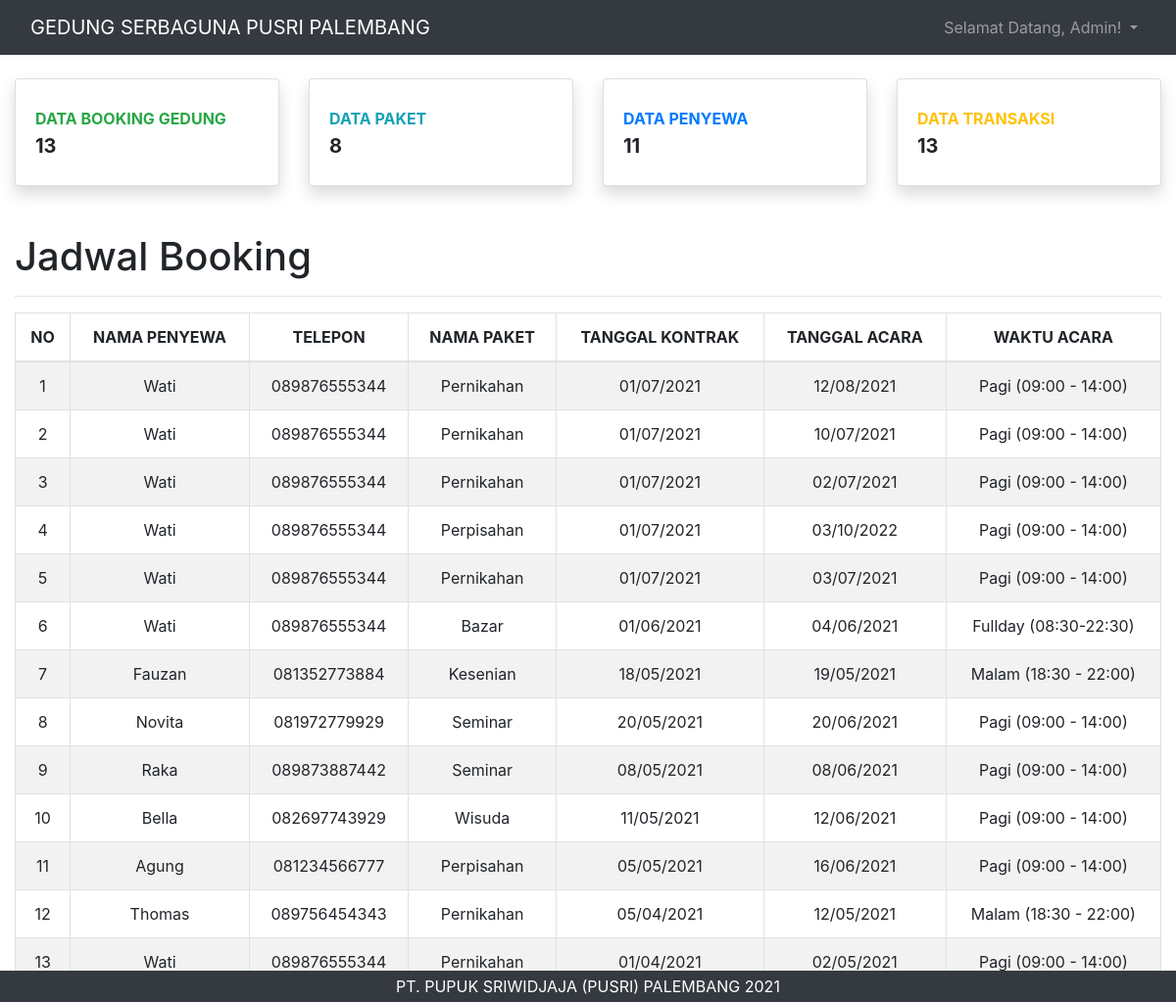
Page /index.php/admin/beranda on the committed database.
### tables this page shows
CREATE TABLE `dtpesan` (
  `idpesan` int(11) NOT NULL,
  `iduser` int(11) NOT NULL,
  `idpaket` int(11) NOT NULL,
  `namapaket` varchar(25) NOT NULL,
  `tglkontrak` date NOT NULL,
  `tglacara` date DEFAULT NULL,
  `jadwal` varchar(25) NOT NULL,
  `buktibayar` varchar(25) NOT NULL,
  `statusbayar` int(1) NOT NULL,
  `statuspesan` int(1) NOT NULL,
  `status` int(1) NOT NULL
);

CREATE TABLE `dtuser` (
  `iduser` int(11) NOT NULL,
  `nama` varchar(25) NOT NULL,
  `nohp` varchar(12) NOT NULL,
  `alamat` varchar(25) NOT NULL,
  `noktp` varchar(25) NOT NULL,
  `username` varchar(25) NOT NULL,
  `password` varchar(25) NOT NULL,
  `role_id` varchar(1) NOT NULL
);

CREATE TABLE `dtpaket` (
  `idpaket` int(11) NOT NULL,
  `namapaket` varchar(25) NOT NULL,
  `jadwal` varchar(25) NOT NULL,
  `harga` varchar(25) NOT NULL,
  `dp` varchar(25) NOT NULL
);

### application/controllers/admin/Beranda.php (called while the page is built)
<?php
class Beranda extends CI_Controller
{
    public function index()
    {
        $paket = $this->db->query("SELECT * FROM dtpaket");
        $data['paket'] = $paket->num_rows();
        $sewa = $this->db->query("SELECT * FROM dtpesan");
        $data['sewa'] = $sewa->num_rows();
        $bayar = $this->db->query("SELECT * FROM dtpesan");
        $data['bayar'] = $bayar->num_rows();
        $user = $this->db->query("SELECT * FROM dtuser");
        $data['user'] = $user->num_rows();
        $data['pesan'] = $this->db->query("SELECT * FROM dtpesan ps, dtpaket pkt, dtuser cs WHERE ps.idpaket=pkt.idpaket AND ps.iduser=cs.iduser ORDER BY idpesan DESC")->result();
        $this->load->view('templates_admin/header2');
        $this->load->view('admin/beranda', $data);
        $this->load->view('templates_admin/footer2');
    }
}

### index.php (called while the page is built, shortened)
<?php
require_once BASEPATH.'core/CodeIgniter.php';

### application/views/admin/beranda.php (the view, shortened to what this page needs)
<body>
    <nav class="navbar fixed-top navbar-expand-lg navbar-dark bg-dark fixed-top">
        <div class="container-fluid">
            <a class="navbar-brand">GEDUNG SERBAGUNA PUSRI PALEMBANG</a>
            <div class="collapse navbar-collapse" id="navbarResponsive">
                <ul class="navbar-nav ml-auto">
                    <li class="nav-item dropdown">
                        <a class="nav-link dropdown-toggle" href="#" id="navbarDropdownPages" data-toggle="dropdown" aria-haspopup="true" aria-expanded="false">
                            Selamat Datang, Admin!
                        </a>
                    </li>
                </ul>
            </div>
        </div>
    </nav>
    <div class="container-fluid">
        <div class="row mt-4 mb-3">
            <div class="col-xl-3 col-md-6 mb-4">
                <div class="card shadow h-100 py-2">
                    <div class="card-body">
                        <div class="row no-gutters align-items-center">
                            <div class="col mr-2">
                                <div class="text-xs font-weight-bold text-success text-uppercase mb-1">
                                    Data Booking Gedung</div>
                                <div class="h5 mb-0 font-weight-bold text-gray-800"><?php echo $sewa ?></div>
                            </div>
                        </div>
                    </div>
                </div>
            </div>
            <div class="col-xl-3 col-md-6 mb-4">
                <div class="card shadow h-100 py-2">
                    <div class="card-body">
                        <div class="row no-gutters align-items-center">
                            <div class="col mr-2">
                                <div class="text-xs font-weight-bold text-info text-uppercase mb-1">
                                    Data Paket</div>
                                <div class="h5 mb-0 font-weight-bold text-gray-800"><?php echo $paket ?></div>
                            </div>
                        </div>
                    </div>
                </div>
            </div>
            <div class="col-xl-3 col-md-6 mb-4">
                <div class="card shadow h-100 py-2">
                    <div class="card-body">
                        <div class="row no-gutters align-items-center">
                            <div class="col mr-2">
                                <div class="text-xs font-weight-bold text-primary text-uppercase mb-1">Data Penyewa
                                </div>
                                <div class="row no-gutters align-items-center">
                                    <div class="col-auto">
                                        <div class="h5 mb-0 mr-3 font-weight-bold text-gray-800"><?php echo $user ?></div>
                                    </div>
                                </div>
                            </div>
                        </div>
                    </div>
                </div>
            </div>
            <div class="col-xl-3 col-md-6 mb-4">
                <div class="card shadow h-100 py-2">
                    <div class="card-body">
                        <div class="row no-gutters align-items-center">
                            <div class="col mr-2">
                                <div class="text-xs font-weight-bold text-warning text-uppercase mb-1">
                                    Data Transaksi</div>
                                <div class="h5 mb-0 font-weight-bold text-gray-800"><?php echo $bayar ?></div>
                            </div>
                        </div>
                    </div>
                </div>
            </div>
        </div>
        <h1 class="mt-4 mb-3">Jadwal Booking</h1>
        <hr>
        <div class="table-responsive">
            <table class="table table-hover table-striped table-bordered" width="100%" cellspacing="0">
                <thead>
                    <tr>
                        <th class="text-center">NO</th>
                        <th class="text-center">NAMA PENYEWA</th>
                        <th class="text-center">TELEPON</th>
                        <th class="text-center">NAMA PAKET</th>
                        <th class="text-center">TANGGAL KONTRAK</th>
                        <th class="text-center">TANGGAL ACARA</th>
                        <th class="text-center">WAKTU ACARA</th>
                    </tr>
                </thead>
                <tbody>
                    <?php $no = 1;
                    foreach ($pesan as $ps) : ?>
                        <tr>
                            <td class="text-center"><?php echo $no++ ?></td>
                            <td class="text-center"><?php echo $ps->nama ?></td>
                            <td class="text-center"><?php echo $ps->nohp ?></td>
                            <td class="text-center"><?php echo $ps->namapaket ?></td>
                            <td class="text-center"><?php echo date('d/m/Y', strtotime($ps->tglkontrak)) ?></td>
                            <td class="text-center"><?php echo date('d/m/Y', strtotime($ps->tglacara)) ?></td>
                            <td class="text-center"><?php echo $ps->jadwal ?></td>
                        </tr>
                    <?php endforeach; ?>
                </tbody>
            </table>
        </div>
    </div>

### application/views/templates_admin/header2.php (shortened to what this page needs)
<!DOCTYPE html>
<html lang="en">
<head>
    <link href="<?php echo base_url('assets/assets_bisnis/') ?>vendor/bootstrap/css/bootstrap.min.css" rel="stylesheet">
    <link href="<?php echo base_url('assets/assets_bisnis/') ?>css/modern-business.css" rel="stylesheet">
</head>

### application/views/templates_admin/footer2.php (shortened to what this page needs)
<footer class="py-1 bg-dark fixed-bottom">
    <div class="container">
        <p class="m-0 text-center text-white">PT. PUPUK SRIWIDJAJA (PUSRI) PALEMBANG 2021</p>
    </div>
</footer>
</body>
</html>

### assets/assets_bisnis/css/modern-business.css (style rules this page uses)
body { padding-top: 56px; }

### rows in the picture
dtpesan: iduser.nama "Wati", iduser.nohp "089876555344", idpaket.namapaket "Pernikahan", tglkontrak "01/07/2021", tglacara "12/08/2021", idpaket.jadwal "Pagi (09:00 - 14:00)"
dtpesan: iduser.nama "Wati", iduser.nohp "089876555344", idpaket.namapaket "Pernikahan", tglkontrak "01/07/2021", tglacara "10/07/2021", idpaket.jadwal "Pagi (09:00 - 14:00)"
dtpesan: iduser.nama "Wati", iduser.nohp "089876555344", idpaket.namapaket "Pernikahan", tglkontrak "01/07/2021", tglacara "02/07/2021", idpaket.jadwal "Pagi (09:00 - 14:00)"
dtpesan: iduser.nama "Wati", iduser.nohp "089876555344", idpaket.namapaket "Perpisahan", tglkontrak "01/07/2021", tglacara "03/10/2022", idpaket.jadwal "Pagi (09:00 - 14:00)"
dtpesan: iduser.nama "Wati", iduser.nohp "089876555344", idpaket.namapaket "Pernikahan", tglkontrak "01/07/2021", tglacara "03/07/2021", idpaket.jadwal "Pagi (09:00 - 14:00)"
dtpesan: iduser.nama "Wati", iduser.nohp "089876555344", idpaket.namapaket "Bazar", tglkontrak "01/06/2021", tglacara "04/06/2021", idpaket.jadwal "Fullday (08:30-22:30)"
dtpesan: iduser.nama "Fauzan", iduser.nohp "081352773884", idpaket.namapaket "Kesenian", tglkontrak "18/05/2021", tglacara "19/05/2021", idpaket.jadwal "Malam (18:30 - 22:00)"
dtpesan: iduser.nama "Novita", iduser.nohp "081972779929", idpaket.namapaket "Seminar", tglkontrak "20/05/2021", tglacara "20/06/2021", idpaket.jadwal "Pagi (09:00 - 14:00)"
dtpesan: iduser.nama "Raka", iduser.nohp "089873887442", idpaket.namapaket "Seminar", tglkontrak "08/05/2021", tglacara "08/06/2021", idpaket.jadwal "Pagi (09:00 - 14:00)"
dtpesan: iduser.nama "Bella", iduser.nohp "082697743929", idpaket.namapaket "Wisuda", tglkontrak "11/05/2021", tglacara "12/06/2021", idpaket.jadwal "Pagi (09:00 - 14:00)"
dtpesan: iduser.nama "Agung", iduser.nohp "081234566777", idpaket.namapaket "Perpisahan", tglkontrak "05/05/2021", tglacara "16/06/2021", idpaket.jadwal "Pagi (09:00 - 14:00)"
dtpesan: iduser.nama "Thomas", iduser.nohp "089756454343", idpaket.namapaket "Pernikahan", tglkontrak "05/04/2021", tglacara "12/05/2021", idpaket.jadwal "Malam (18:30 - 22:00)"
dtpesan: iduser.nama "Wati", iduser.nohp "089876555344", idpaket.namapaket "Pernikahan", tglkontrak "01/04/2021", tglacara "02/05/2021", idpaket.jadwal "Pagi (09:00 - 14:00)"

### other values in the picture
$sewa "13"
$paket "8"
$user "11"
$bayar "13"
